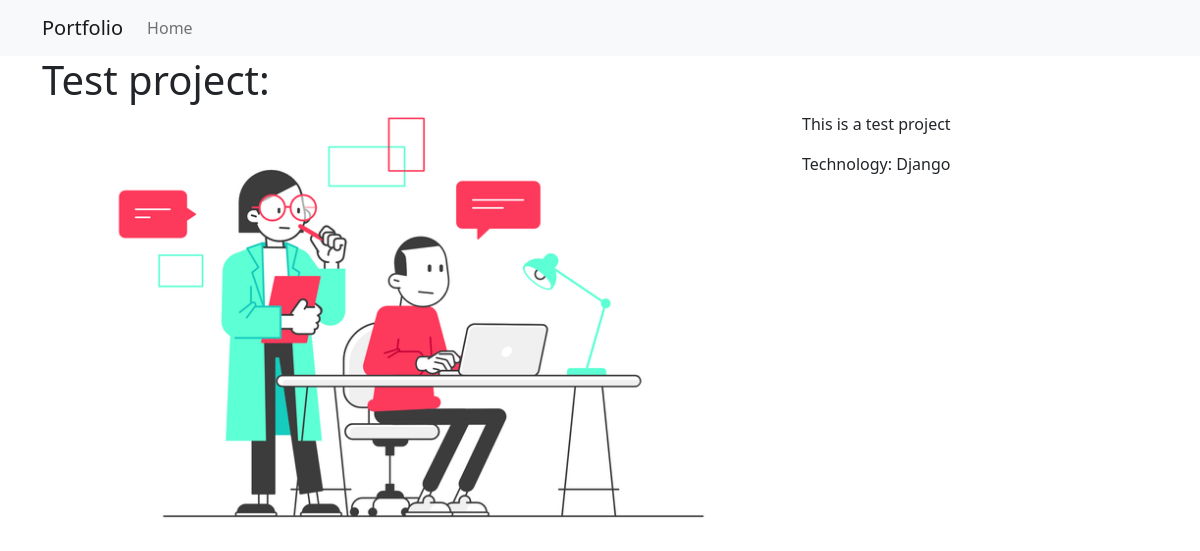
/projects/3, run on the app's committed database.
### projects/models.py (models this page shows)
class Project(models.Model):
    title = models.CharField(max_length=100)
    description = models.TextField()
    technology = models.CharField(max_length=20)
    image = models.CharField(max_length=100)

### projects/views.py (the view)
# urls.py: path('<int:pk>', views.project_detail, name="project_detail")
def project_detail(request, pk):
    project = Project.objects.get(pk=pk)
    return render(request, 'projects/project_detail.html', {"project": project})

### projects/templates/projects/project_detail.html
{% extends 'projects/base.html' %}
{% load static %}
{% block content %}
    <div class="row">
        <h1>{{ project.title }}:</h1>
        <div class="col-md-8">
            {% with "/projects/img/"|add:project.image as image_path %}
            <img src="{% static image_path  %}", alt= {{ project.description }} width="100%">
            {% endwith %}
        </div>
        <div class="col-md-4">
            <p> {{ project.description }} </p>
            <p> Technology: {{ project.technology }} </p>
        </div>
    </div>
{% endblock %}

### data on the page
Project: title "Test project", description "This is a test project", technology "Django"
